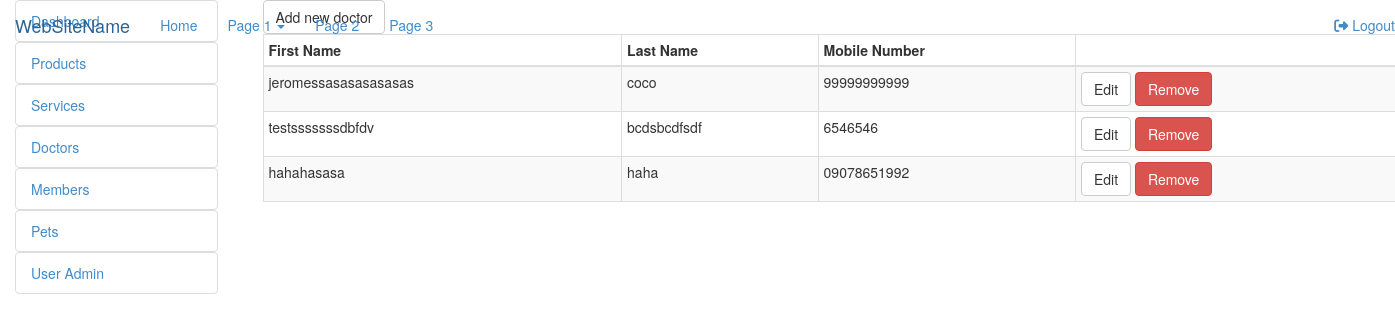
Page /index.php/home/doctors on the committed database.
### tables this page shows
CREATE TABLE `doctor` (
  `id` int(11) NOT NULL,
  `lastname` varchar(125) NOT NULL,
  `firstname` varchar(125) NOT NULL,
  `mobile` varchar(15) NOT NULL,
  `mon` tinyint(1) NOT NULL,
  `tue` tinyint(1) NOT NULL,
  `wed` tinyint(1) NOT NULL,
  `thur` tinyint(1) NOT NULL,
  `fri` tinyint(1) NOT NULL,
  `sat` tinyint(1) NOT NULL,
  `sun` tinyint(1) NOT NULL,
  `time_in` time NOT NULL,
  `time_out` time NOT NULL,
  `enabled` tinyint(1) NOT NULL
);

### application/controllers/Home.php (called while the page is built, shortened)
<?php
    class Home extends CI_Controller {
        function __construct()
        {
            $this->load->library('session');
            $this->load->helper('url');
            $this->load->model('Petvet_model');
            $this->load->helper('form');
        }
        public function doctors()
        {
            $data['doctors_list'] = $this->getDoctorsList();
            $this->load->view('Doctors', $data);
        }
        public function getDoctorsList()
        {
            $doctors = '';
            $doctorsdetails = $this->Petvet_model->getDoctorDetails();
            foreach ($doctorsdetails->result() as $row)
            {
                $data = (array) $row;
                $doctors .= $this->load->view('lists/doctors', $data, true);
            }
            return $doctors;
        }
    }
?>

### index.php (called while the page is built, shortened)
<?php
require_once BASEPATH.'core/CodeIgniter.php';

### application/models/Petvet_model.php (called while the page is built, shortened)
<?php
	class Petvet_model extends CI_Model{
		private $pdo;
	    public function __construct()
	    {
	      	$this->pdo = $this->load->database('pdo', true);
	    }
	    public function getDoctorDetails()
	    {
	    	$selectDoctors = $this->pdo->query("SELECT * FROM doctor WHERE enabled = 1");
	    	return $selectDoctors;
	    }
	}
?>

### application/views/lists/doctors.php (the view)
<tr id="doctor<?php echo $id; ?>">
	<td id="firstName<?php echo $id; ?>"><?php echo $firstname; ?></td>
	<td id="lastName<?php echo $id; ?>"><?php echo $lastname; ?></td>
	<td id="mobileNumber<?php echo $id; ?>"><?php echo $mobile; ?></td>
	<td>
		<button id="btnEditDoctor" class="btn btn-default" data-id="<?php echo $id; ?>">Edit</button>
		<button id="btnRemoveDoctor" class="btn btn-danger" data-id="<?php echo $id; ?>">Remove</button>
	</td>
</tr>

### rows in the picture
doctor: firstname "jeromessasasasasasas", lastname "coco", mobile "99999999999"
doctor: firstname "testsssssssdbfdv", lastname "bcdsbcdfsdf", mobile "6546546"
doctor: firstname "hahahasasa", lastname "haha", mobile "09078651992"
